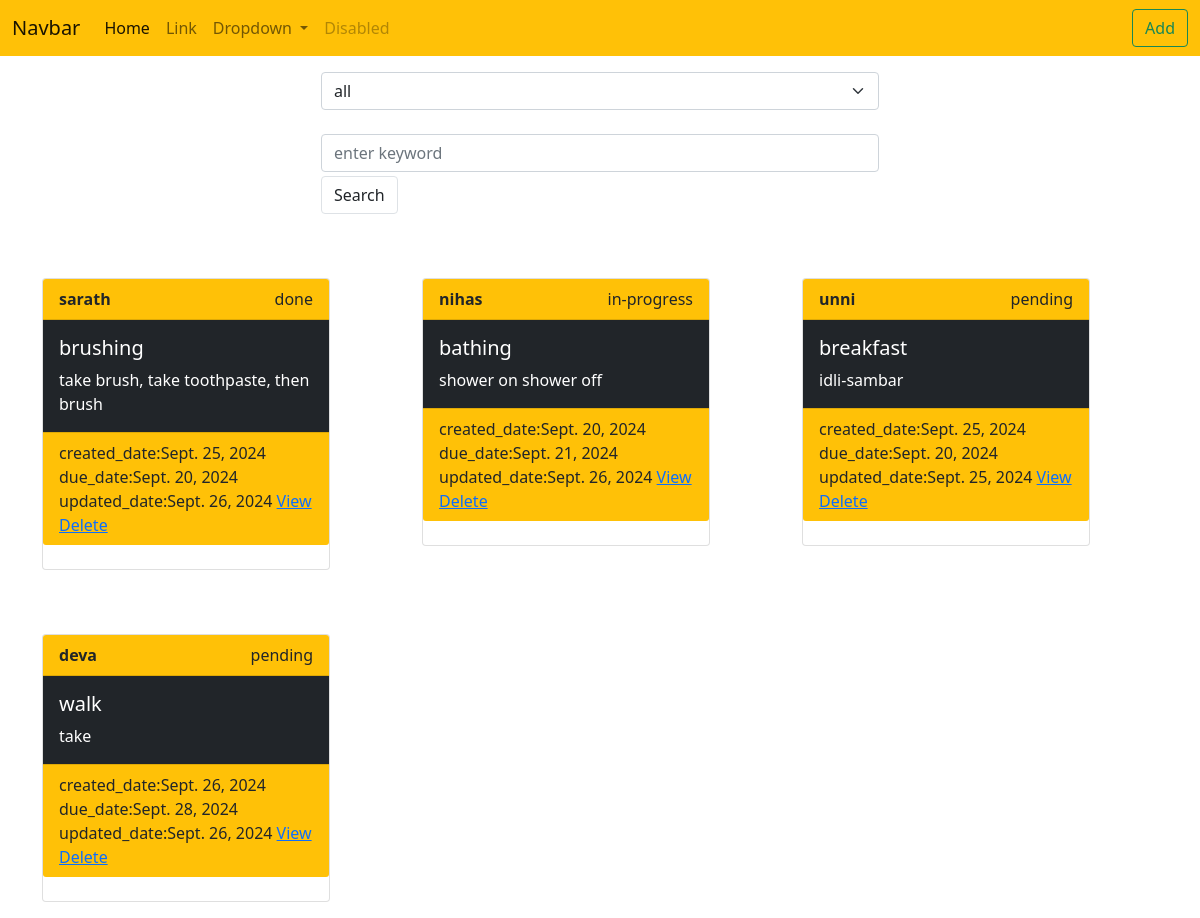
/tasks/list/, run on the app's committed database.
### notes/models.py (models this page shows, shortened)
class Task(models.Model):
    title=models.CharField(max_length=200)
    description=models.TextField()
    created_date=models.DateTimeField(auto_now_add=True)
    due_date=models.DateTimeField(null=True)
    category_choices=(
        ("personal","personal"),
        ("business","business")
    )
    category=models.CharField(max_length=200,choices=category_choices,default="personal")
    status_choices=(
        ("pending","pending"),
        ("in-progress","in-progress"),
        ("done","done")
    )
    status=models.CharField(max_length=200,choices=status_choices,default="pending")
    updated_date=models.DateTimeField(auto_now=True)
    user=models.CharField(max_length=200)

### notes/views.py (the view)
# urls.py: path("tasks/list/",views.TaskListView.as_view(),name="task-list"),
class TaskListView(View):
    def get(self,request,*args,**kwargs):
        search_text=request.GET.get("search_text")
        selected_category=request.GET.get("category","all")
        if search_text != None:
            qs=Task.objects.filter(Q(title__icontains=search_text)|Q(description__icontains=search_text))
        else:
            if selected_category == "all":
                qs=Task.objects.all()
            else:
                qs=Task.objects.filter(category=selected_category)
        return render(request,"task_list.html",{"tasks":qs,"selected":selected_category})
        qs = Task.objects.all()
        return render(request,"task_list.html",{"tasks":qs})

### notes/templates/task_list.html (shortened to what this page needs)
{%extends 'base.html'%}
{%block main_block%}
<div class="container my-3">
    <div class="w-50 mx-auto">
        <form action="">
        <select name="category" id="" class="form-select" onchange="this.form.submit()">
            <option value="all" {%if selected == "all"%} selected {%endif%}>all</option>
        </select>
        </form>
        <form class="mt-4"action="">
            <input type="text" class="form-control" placeholder="enter keyword" name="search_text">
            <button class="btn border mt-1"type="submit">Search</button>
        </form>
    </div>
</div>
<div class="container">
    <div class="row">
        {%for t in tasks%}
            <div class="col-4 mt-5">
                <div class="card text-bg-dark mb-3" style="max-width: 18rem;">
                    <div class="card-header bg-warning d-flex justify-content-between">
                        <div class="fw-bolder"> {{t.user}} </div>
                        <div>
                            {{t.status}}</div>
                    </div>
                    <div class="card-body bg-dark text-white">
                        <h5 class="card-title">{{t.title}}</h5>
                        <p class="card-text">{{t.description}}</p>
                    </div>
                    <div class="card-footer bg-warning text-body-white">
                        created_date:{{t.created_date|date}}
                        due_date:{{t.due_date|date}}
                        updated_date:{{t.updated_date|date}}
                        <a href="{%url 'task-update' t.id%}">View</a>
                        <a href="{%url 'task-delete' t.id%}">Delete</a>
                    </div>
                </div>
            </div>
        {%endfor%}
    </div>
</div>
{%endblock%}

### notes/templates/base.html (shortened to what this page needs)
<!DOCTYPE html>
<html lang="en">
<head>
    <link href="https://cdn.jsdelivr.net/npm/bootstrap@5.0.2/dist/css/bootstrap.min.css" rel="stylesheet">
</head>
<body>
    <nav class="navbar navbar-expand-lg navbar-light bg-warning">
        <div class="container-fluid">
          <a class="navbar-brand" href="#">Navbar</a>
          <div class="collapse navbar-collapse" id="navbarSupportedContent">
            <ul class="navbar-nav me-auto mb-2 mb-lg-0">
              <li class="nav-item">
                <a class="nav-link active" aria-current="page" href="#">Home</a>
              </li>
              <li class="nav-item">
                <a class="nav-link" href="#">Link</a>
              </li>
              <li class="nav-item dropdown">
                <a class="nav-link dropdown-toggle" href="#" id="navbarDropdown" role="button" data-bs-toggle="dropdown" aria-expanded="false">
                  Dropdown
                </a>
              </li>
              <li class="nav-item">
                <a class="nav-link disabled" href="#" tabindex="-1" aria-disabled="true">Disabled</a>
              </li>
            </ul>
            <form class="d-flex">
              <a class="btn btn-outline-success" href="{%url 'task-create'%}" type="submit">Add</a>
            </form>
          </div>
        </div>
      </nav>
      {%block main_block%}
      {%endblock%}
</body>
</html>

### data on the page
Task: user "sarath", status "done", title "brushing", description "take brush, take toothpaste, then brush", created_date "Sept. 25, 2024", due_date "Sept. 20, 2024", updated_date "Sept. 26, 2024"
Task: user "nihas", status "in-progress", title "bathing", description "shower on shower off", created_date "Sept. 20, 2024", due_date "Sept. 21, 2024", updated_date "Sept. 26, 2024"
Task: user "unni", status "pending", title "breakfast", description "idli-sambar", created_date "Sept. 25, 2024", due_date "Sept. 20, 2024", updated_date "Sept. 25, 2024"
Task: user "deva", status "pending", title "walk", description "take", created_date "Sept. 26, 2024", due_date "Sept. 28, 2024", updated_date "Sept. 26, 2024"
